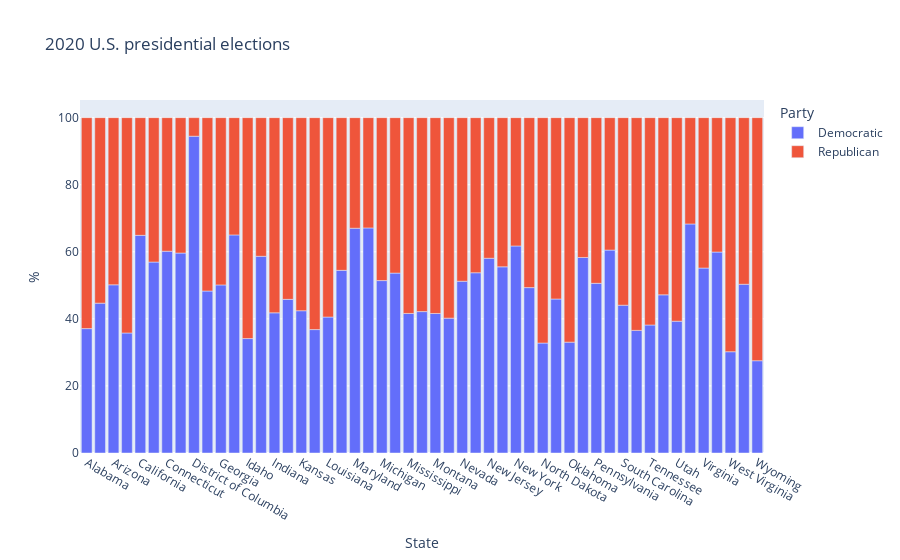

Here is the notebook cell this chart was saved with:
### Code cell
import plotly.express as px
total_votes = tmp["total_votes"].sum()
total_republicans = tmp.groupby("state_name")["votes_gop"].sum().reset_index()
total_democrats = tmp.groupby("state_name")["votes_dem"].sum().reset_index()
df = pd.merge(total_republicans, total_democrats, on="state_name", how="inner")
df["total_votes_state"] = df["votes_gop"] + df["votes_dem"]
df["Republican"] = (df["votes_gop"] / df["total_votes_state"])*100
df["Democratic"] = np.abs(100 - df["Republican"])
display(df.head())
fig = px.bar(df, x="state_name", y=["Democratic", "Republican"],
             title="2020 U.S. presidential elections", 
             labels={"value": "%",
                     "state_name": "State",
                     "variable": "Party"})
fig

### Figure 1 — Plotly figure (JSON) as saved in the notebook; plotly's stock layout.template omitted (floating-point values rounded to 4 significant figures)
{"data": [{"alignmentgroup": "True", "hovertemplate": "Party=Democratic<br>State=%{x}<br>%=%{y}<extra></extra>", "legendgroup": "Democratic", "marker": {"color": "#636efa", "pattern": {"shape": ""}}, "name": "Democratic", "offsetgroup": "Democratic", "orientation": "v", "showlegend": true, "textposition": "auto", "type": "bar", "x": ["Alabama", "Alaska", "Arizona", "Arkansas", "California", "Colorado", "Connecticut", "Delaware", "District of Columbia", "Florida", "Georgia", "Hawaii", "Idaho", "Illinois", "Indiana", "Iowa", "Kansas", "Kentucky", "Louisiana", "Maine", "Maryland", "Massachusetts", "Michigan", "Minnesota", "Mississippi", "Missouri", "Montana", "Nebraska", "Nevada", "New Hampshire", "New Jersey", "New Mexico", "New York", "North Carolina", "North Dakota", "Ohio", "Oklahoma", "Oregon", "Pennsylvania", "Rhode Island", "South Carolina", "South Dakota", "Tennessee", "Texas", "Utah", "Vermont", "Virginia", "Washington", "West Virginia", "Wisconsin", "Wyoming"], "xaxis": "x", "y": [37.09, 44.69, 50.16, 35.79, 64.91, 56.94, 60.17, 59.63, 94.47, 48.31, 50.12, 65.03, 34.12, 58.66, 41.8, 45.82, 42.43, 36.8, 40.54, 54.46, 67.03, 67.12, 51.41, 53.64, 41.62, 42.16, 41.6, 40.22, 51.22, 53.75, 58.07, 55.52, 61.74, 49.32, 32.78, 45.92, 33.06, 58.31, 50.6, 60.51, 44.07, 36.57, 38.17, 47.17, 39.31, 68.3, 55.15, 59.93, 30.2, 50.32, 27.52], "yaxis": "y"}, {"alignmentgroup": "True", "hovertemplate": "Party=Republican<br>State=%{x}<br>%=%{y}<extra></extra>", "legendgroup": "Republican", "marker": {"color": "#EF553B", "pattern": {"shape": ""}}, "name": "Republican", "offsetgroup": "Republican", "orientation": "v", "showlegend": true, "textposition": "auto", "type": "bar", "x": ["Alabama", "Alaska", "Arizona", "Arkansas", "California", "Colorado", "Connecticut", "Delaware", "District of Columbia", "Florida", "Georgia", "Hawaii", "Idaho", "Illinois", "Indiana", "Iowa", "Kansas", "Kentucky", "Louisiana", "Maine", "Maryland", "Massachusetts", "Michigan", "Minnesota", "Mississippi", "Missouri", "Montana", "Nebraska", "Nevada", "New Hampshire", "New Jersey", "New Mexico", "New York", "North Carolina", "North Dakota", "Ohio", "Oklahoma", "Oregon", "Pennsylvania", "Rhode Island", "South Carolina", "South Dakota", "Tennessee", "Texas", "Utah", "Vermont", "Virginia", "Washington", "West Virginia", "Wisconsin", "Wyoming"], "xaxis": "x", "y": [62.91, 55.31, 49.84, 64.21, 35.09, 43.06, 39.83, 40.37, 5.533, 51.69, 49.88, 34.97, 65.88, 41.34, 58.2, 54.18, 57.57, 63.2, 59.46, 45.54, 32.97, 32.88, 48.59, 46.36, 58.38, 57.84, 58.4, 59.78, 48.78, 46.25, 41.93, 44.48, 38.26, 50.68, 67.22, 54.08, 66.94, 41.69, 49.4, 39.49, 55.93, 63.43, 61.83, 52.83, 60.69, 31.7, 44.85, 40.07, 69.8, 49.68, 72.48], "yaxis": "y"}], "layout": {"barmode": "relative", "legend": {"title": {"text": "Party"}, "tracegroupgap": 0}, "title": {"text": "2020 U.S. presidential elections"}, "xaxis": {"anchor": "y", "domain": [0, 1], "title": {"text": "State"}}, "yaxis": {"anchor": "x", "domain": [0, 1], "title": {"text": "%"}}}}
